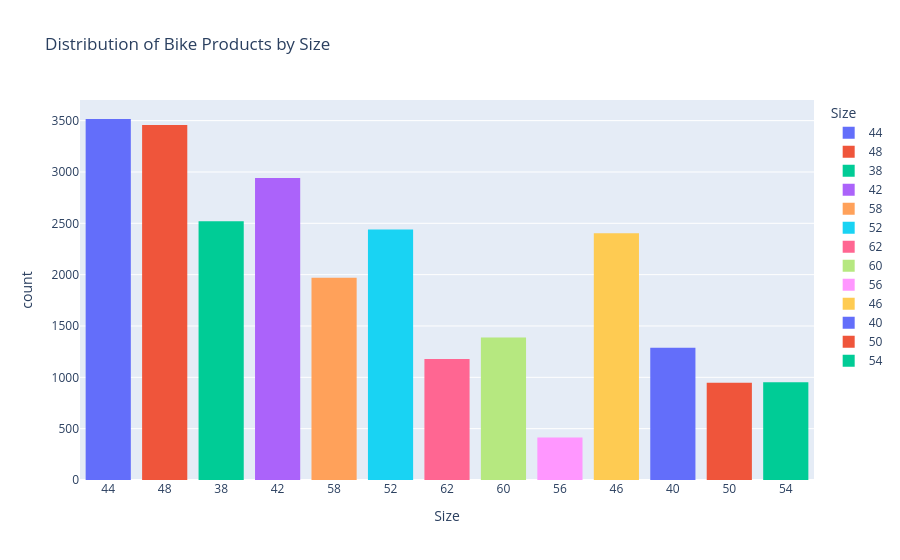

This figure's notebook cell:
### Markdown cell above
### What are the most common bike frame sizes?

### Code cell
bikes_df = df[df["Category"] == "Bikes"]

fig = px.histogram(bikes_df,
                   x="Size",
                   title="Distribution of Bike Products by Size",
                   color="Size")

fig.show()

### Figure 1 — Plotly figure (JSON) as saved in the notebook; plotly's stock layout.template omitted (floating-point values rounded to 4 significant figures; data arrays with more than 128 entries replaced by an {"elided": "..."} marker saying what was removed)
{"data": [{"alignmentgroup": "True", "bingroup": "x", "hovertemplate": "Size=%{x}<br>count=%{y}<extra></extra>", "legendgroup": "44", "marker": {"color": "#636efa", "pattern": {"shape": ""}}, "name": "44", "offsetgroup": "44", "orientation": "v", "showlegend": true, "type": "histogram", "x": {"elided": "3516 str values"}, "xaxis": "x", "yaxis": "y"}, {"alignmentgroup": "True", "bingroup": "x", "hovertemplate": "Size=%{x}<br>count=%{y}<extra></extra>", "legendgroup": "48", "marker": {"color": "#EF553B", "pattern": {"shape": ""}}, "name": "48", "offsetgroup": "48", "orientation": "v", "showlegend": true, "type": "histogram", "x": {"elided": "3457 str values"}, "xaxis": "x", "yaxis": "y"}, {"alignmentgroup": "True", "bingroup": "x", "hovertemplate": "Size=%{x}<br>count=%{y}<extra></extra>", "legendgroup": "38", "marker": {"color": "#00cc96", "pattern": {"shape": ""}}, "name": "38", "offsetgroup": "38", "orientation": "v", "showlegend": true, "type": "histogram", "x": {"elided": "2521 str values"}, "xaxis": "x", "yaxis": "y"}, {"alignmentgroup": "True", "bingroup": "x", "hovertemplate": "Size=%{x}<br>count=%{y}<extra></extra>", "legendgroup": "42", "marker": {"color": "#ab63fa", "pattern": {"shape": ""}}, "name": "42", "offsetgroup": "42", "orientation": "v", "showlegend": true, "type": "histogram", "x": {"elided": "2941 str values"}, "xaxis": "x", "yaxis": "y"}, {"alignmentgroup": "True", "bingroup": "x", "hovertemplate": "Size=%{x}<br>count=%{y}<extra></extra>", "legendgroup": "58", "marker": {"color": "#FFA15A", "pattern": {"shape": ""}}, "name": "58", "offsetgroup": "58", "orientation": "v", "showlegend": true, "type": "histogram", "x": {"elided": "1971 str values"}, "xaxis": "x", "yaxis": "y"}, {"alignmentgroup": "True", "bingroup": "x", "hovertemplate": "Size=%{x}<br>count=%{y}<extra></extra>", "legendgroup": "52", "marker": {"color": "#19d3f3", "pattern": {"shape": ""}}, "name": "52", "offsetgroup": "52", "orientation": "v", "showlegend": true, "type": "histogram", "x": {"elided": "2439 str values"}, "xaxis": "x", "yaxis": "y"}, {"alignmentgroup": "True", "bingroup": "x", "hovertemplate": "Size=%{x}<br>count=%{y}<extra></extra>", "legendgroup": "62", "marker": {"color": "#FF6692", "pattern": {"shape": ""}}, "name": "62", "offsetgroup": "62", "orientation": "v", "showlegend": true, "type": "histogram", "x": {"elided": "1179 str values"}, "xaxis": "x", "yaxis": "y"}, {"alignmentgroup": "True", "bingroup": "x", "hovertemplate": "Size=%{x}<br>count=%{y}<extra></extra>", "legendgroup": "60", "marker": {"color": "#B6E880", "pattern": {"shape": ""}}, "name": "60", "offsetgroup": "60", "orientation": "v", "showlegend": true, "type": "histogram", "x": {"elided": "1388 str values"}, "xaxis": "x", "yaxis": "y"}, {"alignmentgroup": "True", "bingroup": "x", "hovertemplate": "Size=%{x}<br>count=%{y}<extra></extra>", "legendgroup": "56", "marker": {"color": "#FF97FF", "pattern": {"shape": ""}}, "name": "56", "offsetgroup": "56", "orientation": "v", "showlegend": true, "type": "histogram", "x": {"elided": "415 str values"}, "xaxis": "x", "yaxis": "y"}, {"alignmentgroup": "True", "bingroup": "x", "hovertemplate": "Size=%{x}<br>count=%{y}<extra></extra>", "legendgroup": "46", "marker": {"color": "#FECB52", "pattern": {"shape": ""}}, "name": "46", "offsetgroup": "46", "orientation": "v", "showlegend": true, "type": "histogram", "x": {"elided": "2404 str values"}, "xaxis": "x", "yaxis": "y"}, {"alignmentgroup": "True", "bingroup": "x", "hovertemplate": "Size=%{x}<br>count=%{y}<extra></extra>", "legendgroup": "40", "marker": {"color": "#636efa", "pattern": {"shape": ""}}, "name": "40", "offsetgroup": "40", "orientation": "v", "showlegend": true, "type": "histogram", "x": {"elided": "1288 str values"}, "xaxis": "x", "yaxis": "y"}, {"alignmentgroup": "True", "bingroup": "x", "hovertemplate": "Size=%{x}<br>count=%{y}<extra></extra>", "legendgroup": "50", "marker": {"color": "#EF553B", "pattern": {"shape": ""}}, "name": "50", "offsetgroup": "50", "orientation": "v", "showlegend": true, "type": "histogram", "x": {"elided": "946 str values"}, "xaxis": "x", "yaxis": "y"}, {"alignmentgroup": "True", "bingroup": "x", "hovertemplate": "Size=%{x}<br>count=%{y}<extra></extra>", "legendgroup": "54", "marker": {"color": "#00cc96", "pattern": {"shape": ""}}, "name": "54", "offsetgroup": "54", "orientation": "v", "showlegend": true, "type": "histogram", "x": {"elided": "951 str values"}, "xaxis": "x", "yaxis": "y"}], "layout": {"barmode": "relative", "legend": {"title": {"text": "Size"}, "tracegroupgap": 0}, "title": {"text": "Distribution of Bike Products by Size"}, "xaxis": {"anchor": "y", "categoryarray": ["44", "48", "38", "42", "58", "52", "62", "60", "56", "46", "40", "50", "54"], "categoryorder": "array", "domain": [0, 1], "title": {"text": "Size"}}, "yaxis": {"anchor": "x", "domain": [0, 1], "title": {"text": "count"}}}}
